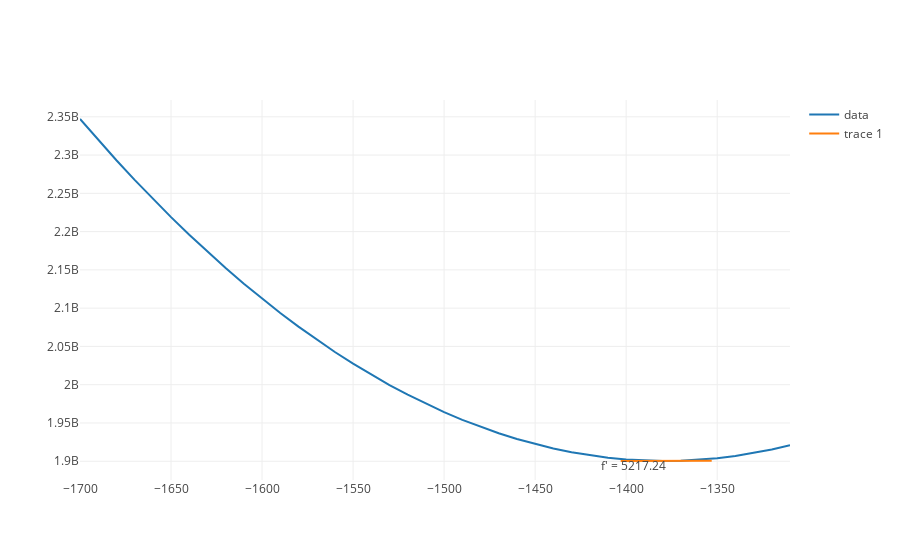

Notebook cell for this chart:
### Markdown cell above
Doing so shows how in just a few attempts we get zoom in on the value of -1378, which is the value of m that minimizes our RSS.

### Code cell
final_d_trace = derivative_trace(rss_value_vary_m, -1378, line_length = 50)
m_values = list(range(-1700, -1300, 10))
rss_values = list(map(lambda m: rss(m, b, month_numbers, revenues), m_values))
rss_trace = trace_values(m_values, rss_values, mode = 'lines')

plot([rss_trace, final_d_trace])

### Figure 1 — Plotly figure (JSON) as saved in the notebook; plotly's stock layout.template omitted (floating-point values rounded to 4 significant figures)
{"data": [{"mode": "lines", "name": "data", "text": [], "type": "scatter", "uid": "c22dc06c-82d1-4293-b38f-ba99f8aa4408", "x": [-1700, -1690, -1680, -1670, -1660, -1650, -1640, -1630, -1620, -1610, -1600, -1590, -1580, -1570, -1560, -1550, -1540, -1530, -1520, -1510, -1500, -1490, -1480, -1470, -1460, -1450, -1440, -1430, -1420, -1410, -1400, -1390, -1380, -1370, -1360, -1350, -1340, -1330, -1320, -1310], "y": [2347115531, 2319753111, 2293255491, 2267622671, 2242854651, 2218951431, 2195913011, 2173739391, 2152430571, 2131986551, 2112407331, 2093692911, 2075843291, 2058858471, 2042738451, 2027483231, 2013092811, 1999567191, 1986906371, 1975110351, 1964179131, 1954112711, 1944911091, 1936574271, 1929102251, 1922495031, 1916752611, 1911874991, 1907862171, 1904714151, 1902430931, 1901012511, 1900458891, 1900770071, 1901946051, 1903986831, 1906892411, 1910662791, 1915297971, 1920797951]}, {"mode": "text+lines", "text": ["", "f' = 5217.24", ""], "textposition": "bottom left", "type": "scatter", "uid": "40840517-1465-4dfe-84ba-d1fe34ff70e5", "x": [-1403, -1378, -1353], "y": [1900321512, 1900451943, 1900582374]}], "layout": {"autosize": true, "xaxis": {"autorange": true, "range": [-1700, -1310], "type": "linear"}, "yaxis": {"autorange": true, "range": [1875000000.0, 2372000000.0], "type": "linear"}}}
